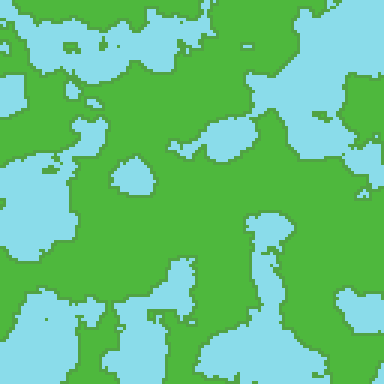
Frame 1 (no input)
Frame 2 (the mouse pressed at the canvas centre, redrawn once): identical to frame 1, image omitted

The p5.js sketch that drew this single still picture (run headless with seeded random() and noise() and a simulated clock; the mouse was pressed at the canvas centre and the sketch redrawn once):

// p5.js sketch
// ── sketch.js
var cols = 128;
var rows = 128;
const chunk = 3;

class Square {
  constructor(x, y) {
    this.x = x;
    this.y = y;
    this.color = color(255);
  }
  
  setColor(col) {
    this.color = col;
  }
  
  getColor() {
    return this.color;
  }
  
  draw() {
    fill(this.color);
    rect(this.x, this.y, chunk, chunk);
  }
}

function setup() {

  createCanvas(384, 384);
  noLoop();

  slider = createSlider(0, 1, 0.5, 0.05);
  slider.position(10, 390);
  slider.style('width', '80px');
  slider.input(myInputEvent);
  let val1 = slider.value();

  sizeSlider = createSlider(7.5, 100, 15, 0.01);
  sizeSlider.position(100, 390);
  sizeSlider.style('width', '80px');
  sizeSlider.input(myInputEvent);

  let r = int(random(1, 999999999));
  seed = createInput(r);
  seed.position(10, 420);
  seed.input(myInputEvent);
  comma = '';

  noiseDetail(200, 0.475);
  
  landColor = color(78, 184, 61);
  waterColor = color(138, 220, 234);
  shoreColor = color(81, 163, 67);
  
  grid = [];
  for (let i = 0; i < rows; i++) {
    let row = []
    for (let j = 0; j < cols; j++) {
      row.push(new Square(j * chunk, i * chunk));
    }
    grid.push(row);
  }
  
}

function draw() {

  background(200);
  noiseSeed(join(unchar(split(seed.value(), '')), comma));
  gen();

}

function gen() {
  
  let val1 = slider.value();
  let size = sizeSlider.value();
  noStroke();
  
  for (let i = 0; i < cols; i++) {
    for (let j = 0; j < rows; j++) {
      if (noise(i / size, j / size) < val1) {
        grid[j][i].setColor(landColor);
      } else {
        grid[j][i].setColor(waterColor);
      }
    }
  }

  for (let i = 0; i < cols; i++) {
    for (let j = 0; j < rows; j++) {
      if (grid[j][i].getColor() == waterColor) {
        const neighbours = getNeighbours(i, j);
        for (let n of neighbours) {
          if (grid[n.row][n.col].getColor() == landColor) {
            grid[n.row][n.col].setColor(shoreColor);
          }
        }
      }
    }
  }

  for (let i = 0; i < cols; i++) {
    for (let j = 0; j < rows; j++) {
      grid[j][i].draw();
    }
  }
}

function getNeighbours(col, row) {
  let result = [];
  for (let i = -1; i <= 1; i++) {
    for (let j = -1; j <= 1; j++) {
      if (!(i == 0 && j == 0) &&
        col + i >= 0 && row + j >= 0 &&
        col + i < cols && row + j < rows) {
        result.push({
          row: row + j,
          col: col + i
        });
      }
    }
  }
  return result;
}
function myInputEvent() {

  redraw()
  unchar(split(seed.value(), ''));
  join(unchar(split(seed.value(), '')), comma);

}
